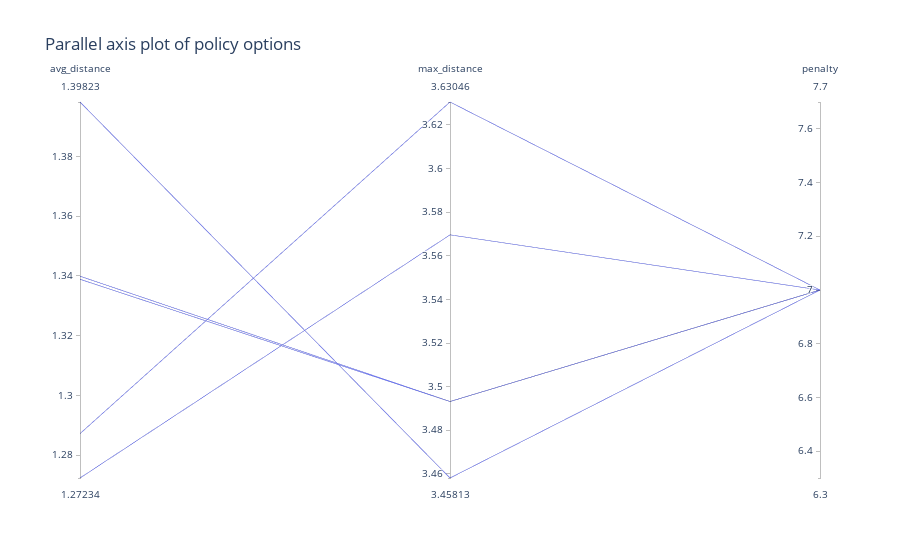

Notebook code cell kept with this figure:
### Code cell
objectives_7 = objectives[objectives.penalty==7]
variables_7 = variables[objectives.penalty==7]

fig = px.parallel_coordinates(objectives_7, 
                              #color="nb_facs", 
                              #dimensions = ["0","1","2","3"],
                              color_continuous_scale=px.colors.diverging.Tealrose,
                              #color_continuous_midpoint=4.5,
                              title="Parallel axis plot of policy options")
fig.show()

print(len(objectives_7))

### Figure 1 — Plotly figure (JSON) as saved in the notebook; plotly's stock layout.template omitted (floating-point values rounded to 4 significant figures)
{"data": [{"dimensions": [{"label": "avg_distance", "values": [1.272, 1.339, 1.398, 1.34, 1.287]}, {"label": "max_distance", "values": [3.57, 3.493, 3.458, 3.493, 3.63]}, {"label": "penalty", "values": [7, 7, 7, 7, 7]}], "domain": {"x": [0, 1], "y": [0, 1]}, "name": "", "type": "parcoords"}], "layout": {"legend": {"tracegroupgap": 0}, "title": {"text": "Parallel axis plot of policy options"}}}
